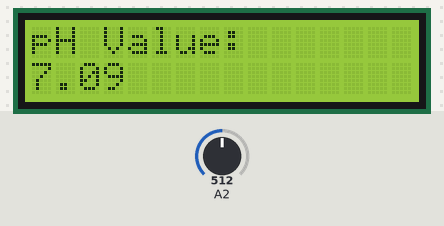
The sketch below on a simulated Arduino Uno, built with avr-gcc and run on an emulated ATmega328P. On the bench: 16×2 character LCD. The inputs (shaded band) are chosen by the test bench; at power-on: A2 = 512. What the sketch prints to the serial monitor is not drawn.

Above: at 3.2 s.
3.3 s: A2 set to 716
At 4.7 s:
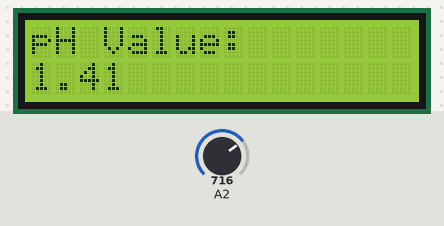
5.1 s: A2 set to 900
At 7.2 s:
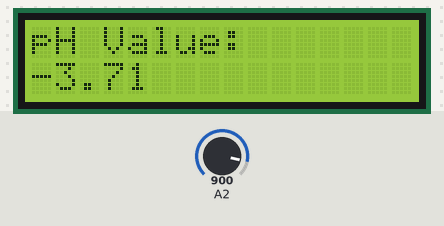
7.7 s: A2 set to 1023
At 9.6 s:
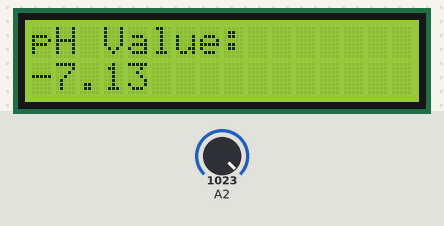
Timing chart, 0 to 11.1 s (numbered marks = the images above; inputs shaded):
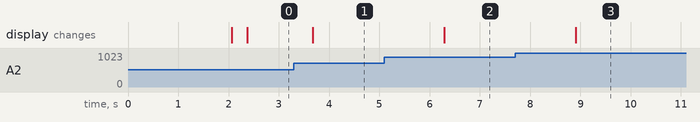

The sketch:

ph.ino
```cpp
#include <Wire.h>
#include <LiquidCrystal.h>

float calibration_value = 21.34;  // Valeur de calibration
int phval = 0;
unsigned long int avgval;
int buffer_arr[10], temp;

// Initialisation de l'écran LCD (RS, E, D4, D5, D6, D7)
LiquidCrystal lcd(12, 11, 5, 4, 3, 2);

void setup() {
  Serial.begin(9600); // Démarrer la communication série
  lcd.begin(16, 2);   // Initialiser l'écran LCD avec 16 colonnes et 2 lignes
  lcd.print("pH Meter Ready");  // Afficher un message de bienvenue
  delay(2000);
  lcd.clear();  // Effacer l'écran pour afficher les données de pH par la suite
}

void loop() {
  // Lire 10 fois la valeur du capteur et stocker les résultats dans le tableau
  for (int i = 0; i < 10; i++) {
    buffer_arr[i] = analogRead(A2);
    delay(30);
  }

  // Trier les valeurs lues pour éliminer les anomalies
  for (int i = 0; i < 9; i++) {
    for (int j = i + 1; j < 10; j++) {
      if (buffer_arr[i] > buffer_arr[j]) {
        temp = buffer_arr[i];
        buffer_arr[i] = buffer_arr[j];
        buffer_arr[j] = temp;
      }
    }
  }

  // Calculer la moyenne des valeurs lues, en ignorant les deux valeurs extrêmes
  avgval = 0;
  for (int i = 2; i < 8; i++) {
    avgval += buffer_arr[i];
  }

  // Calculer la tension et la valeur de pH
  float volt = (float)avgval * 5.0 / 1024 / 6;
  float ph_act = -5.70 * volt + calibration_value;

  // Afficher la valeur du pH dans le moniteur série
  Serial.print("pH Value: ");
  Serial.println(ph_act);

  // Afficher la valeur du pH sur l'écran LCD
  lcd.clear();
  lcd.setCursor(0, 0);  // Placer le curseur à la première ligne
  lcd.print("pH Value:");
  lcd.setCursor(0, 1);  // Placer le curseur à la deuxième ligne
  lcd.print(ph_act, 2);  // Afficher la valeur du pH avec deux décimales

  // Pause avant la prochaine lecture
  delay(1000);
}
```

Measured:
- after the input at 3.3 s, the display: changes after 0.38 s (image 1)
- after the input at 5.1 s, the display: changes after 1.2 s (image 2)
- after the input at 7.7 s, the display: changes after 1.2 s (image 3)
